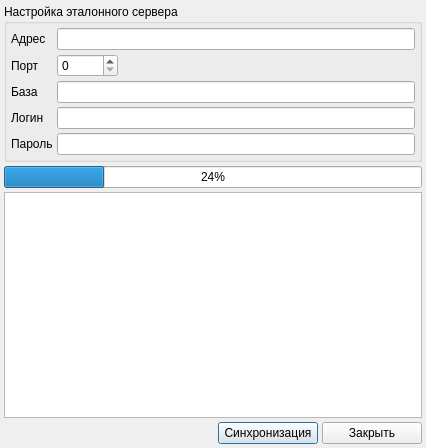
<?xml version="1.0" encoding="UTF-8"?>
<ui version="4.0">
 <class>SchemaSyncDialog</class>
 <widget class="QDialog" name="SchemaSyncDialog">
  <property name="geometry">
   <rect>
    <x>0</x>
    <y>0</y>
    <width>426</width>
    <height>448</height>
   </rect>
  </property>
  <property name="windowTitle">
   <string>Синхронизация структуры БД</string>
  </property>
  <property name="windowIcon">
   <iconset resource="../s11main.qrc">
    <normaloff>:/new/prefix1/icons/Icon2.png</normaloff>:/new/prefix1/icons/Icon2.png</iconset>
  </property>
  <layout class="QGridLayout" name="gridLayout">
   <property name="margin">
    <number>4</number>
   </property>
   <property name="spacing">
    <number>4</number>
   </property>
   <item row="0" column="0" colspan="3">
    <widget class="QGroupBox" name="grpServer">
     <property name="title">
      <string>Настройка эталонного сервера</string>
     </property>
     <layout class="QGridLayout" name="gridLayout_2">
      <property name="margin">
       <number>4</number>
      </property>
      <property name="spacing">
       <number>4</number>
      </property>
      <item row="0" column="0">
       <widget class="QLabel" name="lblSeverName">
        <property name="text">
         <string>Адрес</string>
        </property>
       </widget>
      </item>
      <item row="0" column="1">
       <widget class="QLineEdit" name="edtServerName"/>
      </item>
      <item row="1" column="0">
       <widget class="QLabel" name="lvlServerPort">
        <property name="text">
         <string>Порт</string>
        </property>
       </widget>
      </item>
      <item row="1" column="1">
       <widget class="QSpinBox" name="edtServerPort">
        <property name="sizePolicy">
         <sizepolicy hsizetype="Maximum" vsizetype="Fixed">
          <horstretch>0</horstretch>
          <verstretch>0</verstretch>
         </sizepolicy>
        </property>
        <property name="maximum">
         <number>65535</number>
        </property>
       </widget>
      </item>
      <item row="2" column="0">
       <widget class="QLabel" name="lblDatabaseName">
        <property name="text">
         <string>База</string>
        </property>
       </widget>
      </item>
      <item row="2" column="1">
       <widget class="QLineEdit" name="edtDatabaseName"/>
      </item>
      <item row="3" column="0">
       <widget class="QLabel" name="lblUserName">
        <property name="text">
         <string>Логин</string>
        </property>
       </widget>
      </item>
      <item row="3" column="1">
       <widget class="QLineEdit" name="edtUserName"/>
      </item>
      <item row="4" column="0">
       <widget class="QLabel" name="lblPassword">
        <property name="text">
         <string>Пароль</string>
        </property>
       </widget>
      </item>
      <item row="4" column="1">
       <widget class="QLineEdit" name="edtPassword">
        <property name="echoMode">
         <enum>QLineEdit::Password</enum>
        </property>
       </widget>
      </item>
     </layout>
    </widget>
   </item>
   <item row="1" column="0" colspan="3">
    <widget class="CProgressBar" name="progressBar">
     <property name="value">
      <number>24</number>
     </property>
     <property name="textVisible">
      <bool>true</bool>
     </property>
    </widget>
   </item>
   <item row="2" column="0" colspan="3">
    <widget class="QTextBrowser" name="logBrowser"/>
   </item>
   <item row="3" column="0">
    <spacer name="horizontalSpacer">
     <property name="orientation">
      <enum>Qt::Horizontal</enum>
     </property>
     <property name="sizeHint" stdset="0">
      <size>
       <width>207</width>
       <height>20</height>
      </size>
     </property>
    </spacer>
   </item>
   <item row="3" column="1">
    <widget class="QPushButton" name="btnSync">
     <property name="minimumSize">
      <size>
       <width>100</width>
       <height>0</height>
      </size>
     </property>
     <property name="text">
      <string>Синхронизация</string>
     </property>
    </widget>
   </item>
   <item row="3" column="2">
    <widget class="QPushButton" name="btnClose">
     <property name="minimumSize">
      <size>
       <width>100</width>
       <height>0</height>
      </size>
     </property>
     <property name="text">
      <string>Закрыть</string>
     </property>
    </widget>
   </item>
  </layout>
 </widget>
 <customwidgets>
  <customwidget>
   <class>CProgressBar</class>
   <extends>QProgressBar</extends>
   <header>library/ProgressBar.h</header>
  </customwidget>
 </customwidgets>
 <resources>
  <include location="../s11main.qrc"/>
 </resources>
 <connections/>
</ui>
